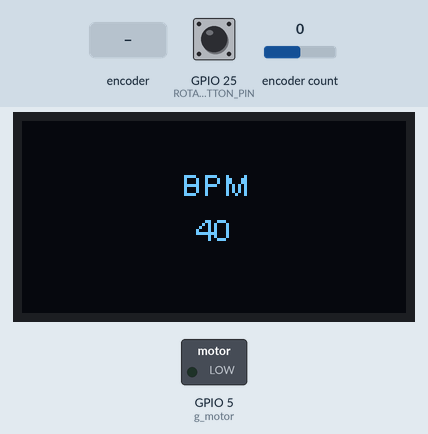
The sketch below on a simulated ESP32. Shown: 128×64 one-colour display, switched loads named in the sketch (green lamp = pin HIGH). Dashed ring = blinking. The inputs (shaded band) are chosen by the test bench; at power-on: encoder count 0, GPIO 25 (ROTARY_ENCODER_BUTTON_PIN) HIGH.

Above: at 0.89 s.
1.3 s: rotary encoder on GPIO 25 (ROTARY_ENCODER_BUTTON_PIN) / GPIO 34 (ROTARY_ENCODER_B_PIN) turned 2 steps (second pin leading)
At 2.1 s:
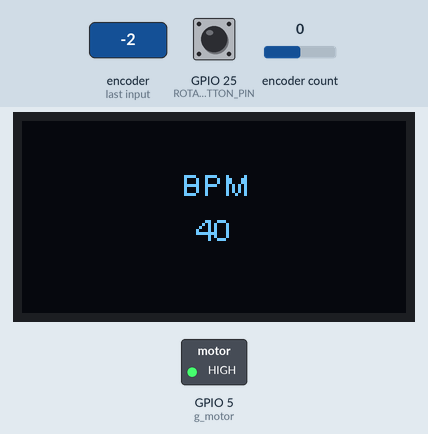
4.7 s: encoder count set to 1
At 6.5 s:
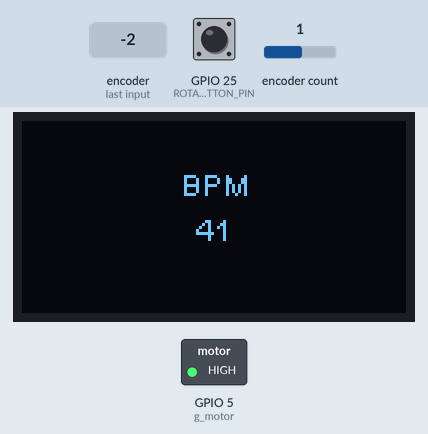
6.7 s: encoder count set to 2
At 7.3 s:
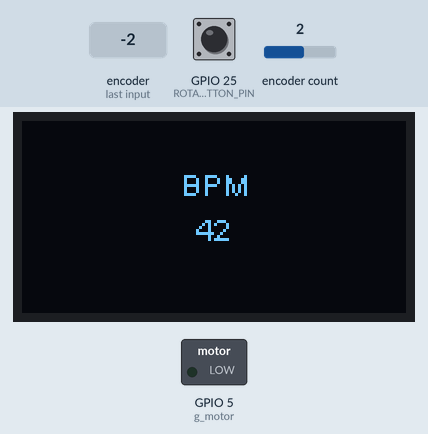
8.2 s: encoder count set to 3
At 9.6 s:
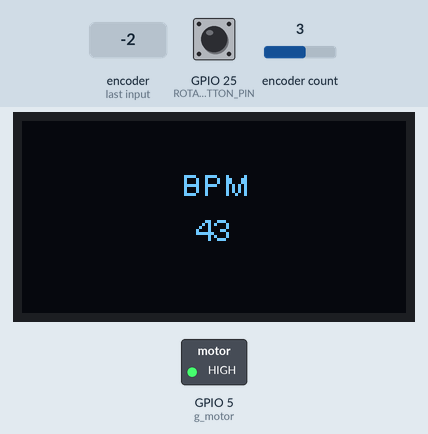
Timing chart, 0 to 10.7 s (numbered marks = the images above; inputs shaded):
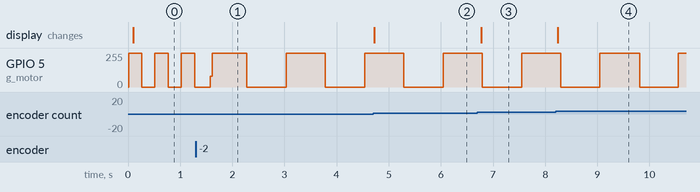

Measured:
- after the input at 1.3 s, GPIO 5 (g_motor): alternates 255/255 for 0.73 s and 0/255 for 0.75 s, starting after 0.27 s
- after the input at 4.7 s, the display: changes at once (image 2)
- after the input at 6.7 s, the display: changes after 0.08 s (image 3)
- after the input at 8.2 s, the display: changes at once (image 4)
- by itself, GPIO 5 (g_motor): alternates 255/255 for 0.25 s and 0/255 for 0.25 s

The sketch:

VPM.ino
```cpp
// (licence header left out)
#include "SSD1306.h"
#include <AiEsp32RotaryEncoder.h> //Source: https://github.com/igorantolic/ai-esp32-rotary-encoder
//Pins***************
//Device          ESP
//Encoder-->
//inputCLK        D13
//inputDT         D12
//Motor-->        D2
//Display-->
//SCL             D22
//SDA             D21
/*
connecting Rotary encoder
CLK (A pin) - to any microcontroler intput pin with interrupt -> in this example pin 32
DT (B pin) - to any microcontroler intput pin with interrupt -> in this example pin 21
SW (button pin) - to any microcontroler intput pin -> in this example pin 25
VCC - to microcontroler VCC (then set ROTARY_ENCODER_VCC_PIN -1) or in this example pin 25
GND - to microcontroler GND
*/
#define ROTARY_ENCODER_A_PIN 32
#define ROTARY_ENCODER_B_PIN 34
#define ROTARY_ENCODER_BUTTON_PIN 25
#define ROTARY_ENCODER_VCC_PIN 27 /*put -1 of Rotary encoder Vcc is connected directly to 3,3V; else you can use declared output pin for powering rotary encoder */
AiEsp32RotaryEncoder rotaryEncoder = AiEsp32RotaryEncoder(ROTARY_ENCODER_A_PIN, ROTARY_ENCODER_B_PIN, ROTARY_ENCODER_BUTTON_PIN, ROTARY_ENCODER_VCC_PIN);
int16_t g_encoderValue = 0;
int16_t g_encoderRead = 120;
static int BPM = 120;
void rotary_onButtonClick()
{
  //rotaryEncoder.reset();
  //rotaryEncoder.disable();
  g_encoderValue = rotaryEncoder.readEncoder();
  BPM = g_encoderValue;
}
void rotary_loop()
{

  //first lets handle rotary encoder button click
  if (rotaryEncoder.currentButtonState() == BUT_RELEASED) {
    //we can process it here or call separate function like:
    rotary_onButtonClick();
    //clickCounter = 0;
  }

  // if (rotaryEncoder.currentButtonState() == BUT_PUSHED)
  // {
  //   clickCounter ++;
  // }

  // if(clickCounter >= 10)
  // {
  //   decanso ^= true;
  // }
  //lets see if anything changed
  int16_t encoderDelta = rotaryEncoder.encoderChanged();
  // g_encoderRead = rotaryEncoder.readEncoder();
  //optionally we can ignore whenever there is no change
  if (encoderDelta == 0) return;

  //for some cases we only want to know if value is increased or decreased (typically for menu items)
  //if (encoderDelta>0) Serial.print("+"); //Uncomment 4 debug
  //if (encoderDelta<0) Serial.print("-"); //Uncomment 4 debug

  //for other cases we want to know what is current value. Additionally often we only want if something changed
  //example: when using rotary encoder to set termostat temperature, or sound volume etc

  //if value is changed compared to our last read
  if (encoderDelta!=0) {
    //now we need current value
    int16_t encoderValue = rotaryEncoder.readEncoder();
    //process new value. Here is simple output.
    // Serial.print("Value: ");
    // Serial.print(encoderValue);
    // Serial.println(" - Click to select");

  }

}


//**Tip**--> every global variable must be preceeded by a "g"
//Motor Variables

int g_display = 0;
int g_motor = 5;
//int g_led = 3;//Depois ligar um transistor aqui
//Variáveis encoder
int previousStateCLK;
int currentStateCLK;
int counter = 1;
//Timer
int timerDivider = 100;
int g_milisecs = 0;
hw_timer_t *timer = NULL;
//portMUX_TYPE timerMux = portMUX_INITIALIZER_UNLOCKED;

//Display------------------------------------------------
//objeto controlador do display de led
/*
  0x3c  :   é um identificador único para comunicação do display
  pino 5 e 4 são os de comunicação (SDA, SDC)
*/
#define SDA_PIN 21                      // GPIO21 -> SDA
#define SCL_PIN 22                      // GPIO22 -> SCL
#define SSD_ADDRESS 0x3c                // Endereço do display no bus i2c
SSD1306  screen(SSD_ADDRESS, SDA_PIN, SCL_PIN);

//utilizado para fazer o contador de porcentagem
int contador;

void IRAM_ATTR onTimer()
{
  g_milisecs ++;
}

void setup()
{
  //Serial Monitor-----------------------------
  //Serial.begin (9600);
  //Timer--------------------------------------
  timer = timerBegin(0,80,true);//Timer 0, MWDT clock period = 12,5 s * TIMGn_Tx_WDT_CLK_PRESCALE -> 12.5ns*80 ->1u sec, countUP
  timerAttachInterrupt(timer,&onTimer, true); //edge (not level) triggered
  timerAlarmWrite(timer, 1000, true);//1000*1us = 1s , autoreload true;
  timerAlarmEnable(timer);//enable
  //Vibrationg motor
  pinMode(g_motor, OUTPUT);
  //pinMode(g_led, OUTPUT);
  /// Encoder-----------------------------------
    //we must initialize rorary encoder
  rotaryEncoder.begin();
  rotaryEncoder.setup([]{rotaryEncoder.readEncoder_ISR();});
  //optionally we can set boundaries and if values should cycle or not
  rotaryEncoder.setBoundaries(40, 300, false); //minValue, maxValue, cycle values (when max go to min and vice versa)

  //Display-------------------------------------
  // Inicializa o objeto que controlará o que será exibido na tela
  screen.init();
  //gira o display 180º (deixa de ponta cabeça)
 // display.flipScreenVertically();
  //configura a fonte de escrita "ArialMT_Plain_10"
  screen.setFont(ArialMT_Plain_10);

}

enum
{
	State_BPMtoMilis = 0,
	State_timeON,
	State_timeOFF,
};
void machineMotorcontrol(int BPM)
{
  static float period_milis=0;
  static float time_on=0;
  static int state =0;

  switch(state)
  {
    case State_BPMtoMilis:
      period_milis = 60000/BPM;//One BPM perido in seconds
      g_milisecs = 0;//Resets the timer
      time_on = period_milis/2;
      state = State_timeON;
      break;
    case State_timeON:
      if(g_milisecs <= time_on)
      {
        digitalWrite(g_motor,HIGH);
        //digitalWrite(g_led,HIGH);
      }
      else
      {
        state = State_timeOFF;
      }
      break;
    case State_timeOFF:
      if(g_milisecs <= period_milis)
      {
        digitalWrite(g_motor,LOW);
        //digitalWrite(g_led,LOW);
      }
      else
      {
        state = State_BPMtoMilis;
      }
      break;
    default:
      break;
  }
}

void drawProgressBar()
{

  //Serial.print(">> ");
  //Serial.println(contador);
   g_encoderRead = rotaryEncoder.readEncoder();
  // desenha a progress bar
  /*
   * drawProgressBar(x, y, width, height, value);
    parametros (p):
      p1: x       --> coordenada X no plano cartesiano
      p2: y       --> coordenada Y no plano cartesiano
      p3: width   --> comprimento da barra de progresso
      p4: height  --> altura da barra de progresso
      p5: value   --> valor que a barra de progresso deve assumir

  */
  //screen.drawProgressBar(10, 32, 100, 10, BPM);

  // configura o alinhamento do texto que será escrito
  //nesse caso alinharemos o texto ao centro
  screen.setTextAlignment(TEXT_ALIGN_CENTER);
  //escreve o texto de porcentagem
  /*
   * drawString(x,y,text);
    parametros (p):
     p1: x      --> coordenada X no plano cartesiano
     p2: y      --> coordenada Y no plano cartesiano
     p3: string --> texto que será exibido
  */
  screen.drawString(64, 15, "BPM");
  screen.drawString(64, 30, String(g_encoderRead));

  //se o contador está em zero, escreve a string "valor mínimo"
  // if(contador == 0){
  //   screen.drawString(64, 45, "Valor mínimo");
  // }
  //se o contador está em 100, escreve a string "valor máximo"
  // else if(contador == 100){
  //   screen.drawString(64, 45, "Valor máximo");
  // }
}
enum
{
	State_getBPM = 0,
	State_ChangeBPM,
};
void loop() {
  static int clickCounter = 0;
  static bool decanso = false;
  static int state = 0;
  static int currentEncoder = 1;
  static int previousEncoder = 1;
  static int counter = 0;
  static int valor_encoder = 1;
  static bool move = false;
   //in loop call your custom function which will process rotary encoder values
  rotary_loop();
  //currentEncoder = encoder();

  counter++;
  // switch(state)
  // {
  //   case State_getBPM:
  //     if(currentEncoder != previousEncoder)
  //     {
  //       move = true;
  //       previousEncoder = currentEncoder;
  //       counter = 0;
  //     }
  //     if(counter >= 15 && move == true)
  //     {
  //       valor_encoder = currentEncoder;
  //       move = false;
  //       state = State_ChangeBPM;
  //     }
  //     break;
  //   case State_ChangeBPM:
  //     BPM = valor_encoder;
  //     //previousEncoder = currentEncoder;
  //     state = State_getBPM;
  //     break;
  //   default:
  //     break;
  // }
  if(--timerDivider == 0)
  {//limpa todo o display, apaga o contúdo da tela
    timerDivider = 100;
    screen.clear();

    //  ++counter;
    //  counter > 100 ? counter = 0 : counter = counter;

    //desenha a progress bar
    drawProgressBar();

    //exibe na tela o que foi configurado até então.
    screen.display();
  }
  if (digitalRead(25) == HIGH) {
    //we can process it here or call separate function like:
    clickCounter = 0;
  }

  else if (digitalRead(25) == LOW)
  {
    clickCounter ++;
  }

  if(clickCounter >= 30)
  {
    decanso ^= true;
  }
  if(decanso== false)
  {
    machineMotorcontrol(BPM);
  }
  else
  {
    digitalWrite(g_motor,LOW);
  }


  // Serial.print(g_encoderRead);
  // Serial.print(" ");
  // Serial.print(BPM);
  // Serial.print(" ");
  // Serial.println(counter);
  if (millis()>20000)
    rotaryEncoder.enable ();
}
```
